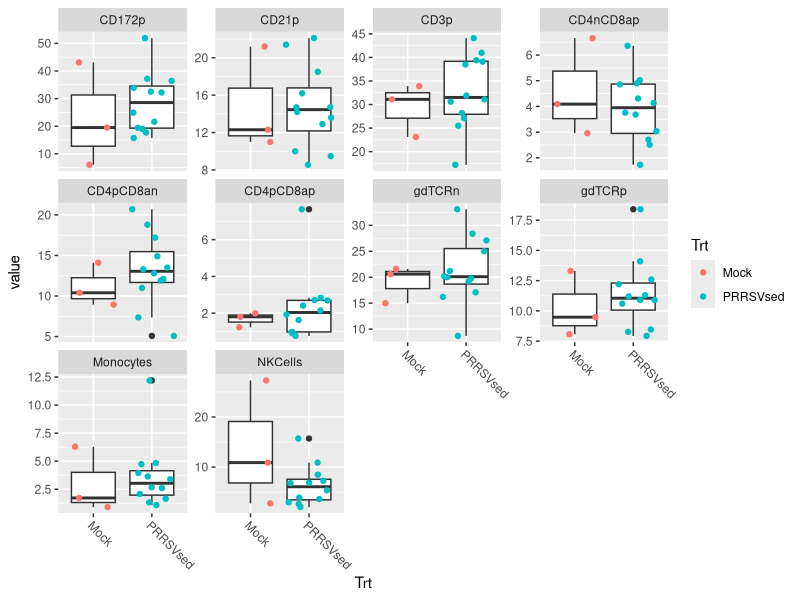
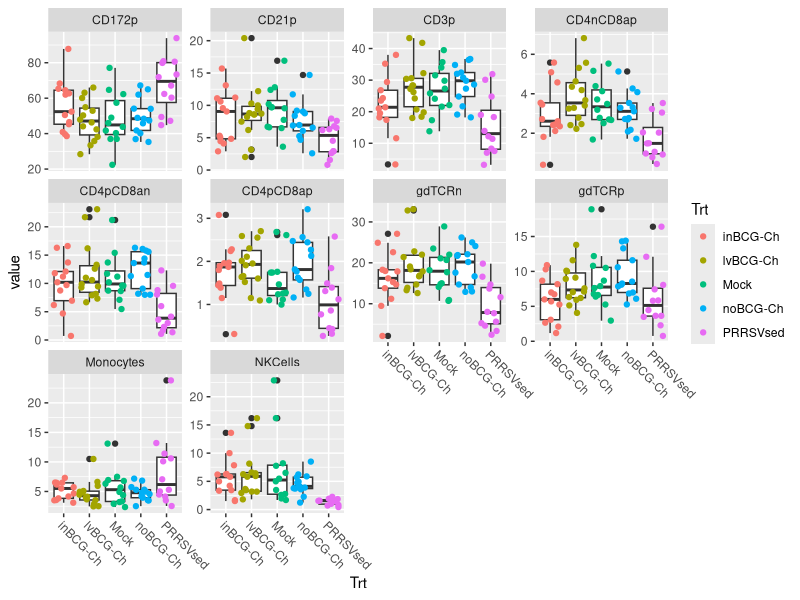
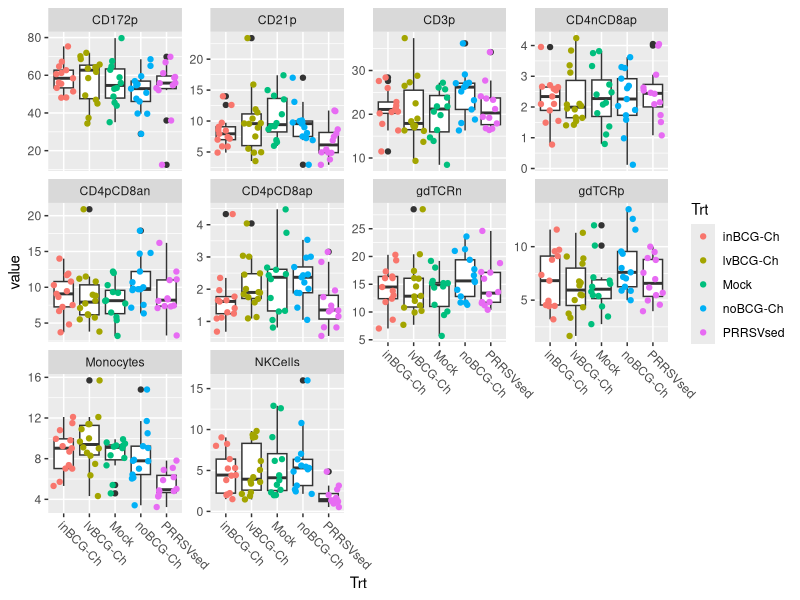
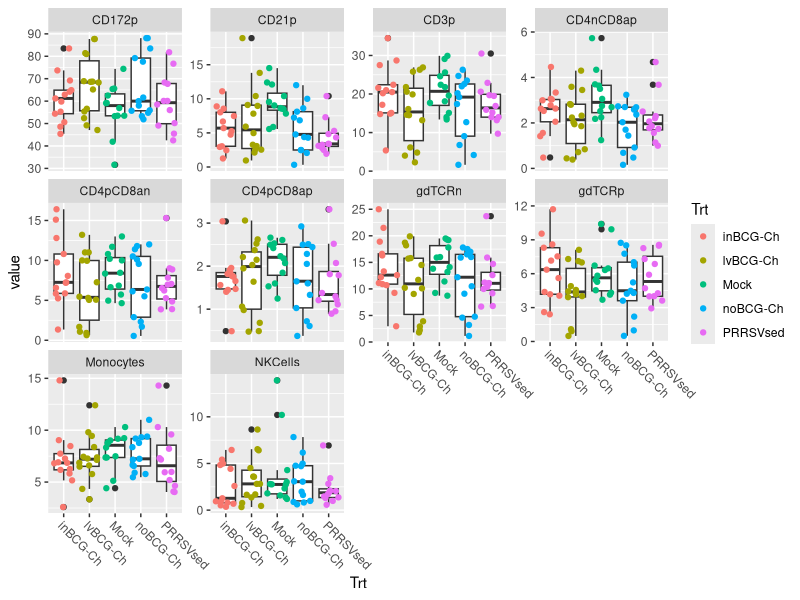
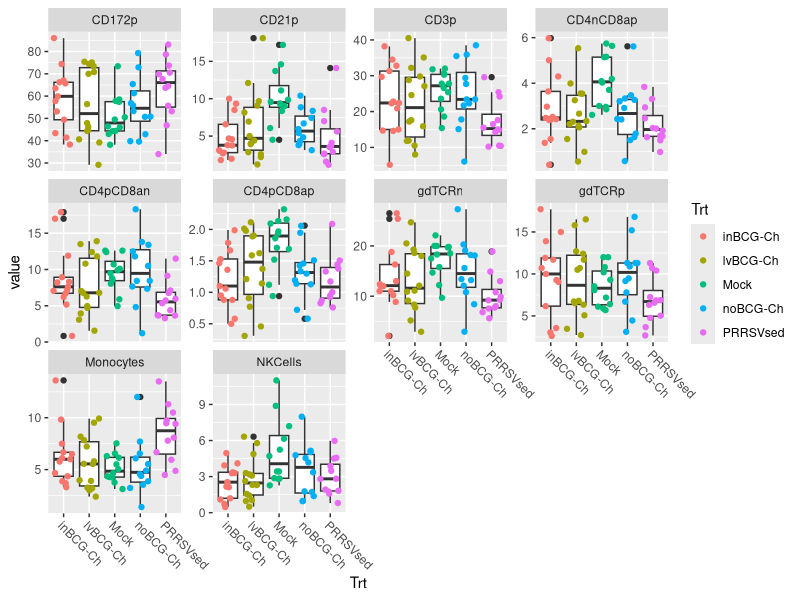
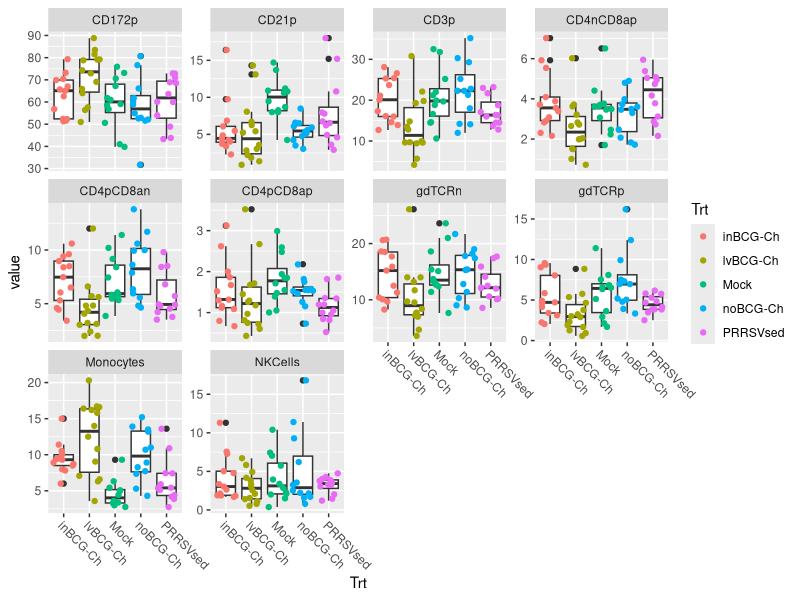
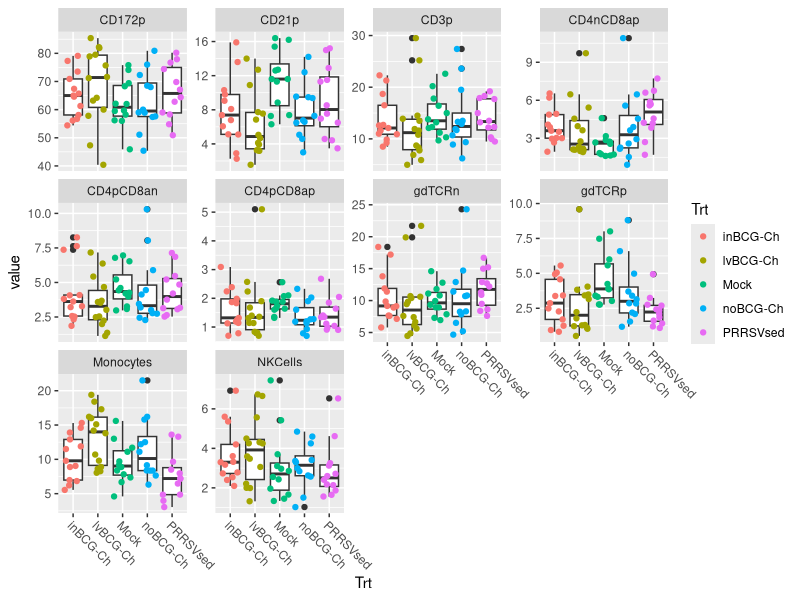
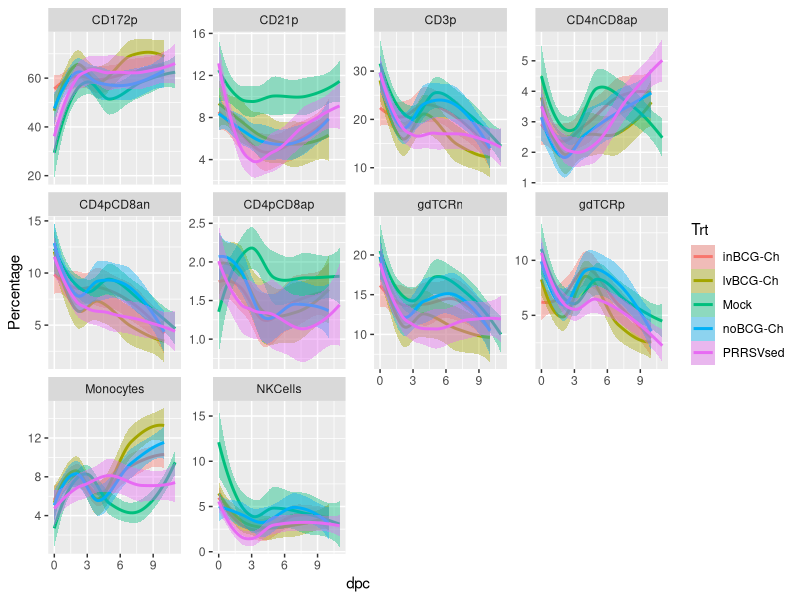

The R source for these figures, in order:
## code base is FS12


library(ggplot2)
library(tidyverse)
library(reshape2)

FS17 <- read.csv(file = "./data/FS17 Flow Results All.csv", header = T, stringsAsFactors = F)
head(FS17)

### select columns... ###

FS17_subset <- FS17[, c(2, 6:16)]
head(FS17_subset)

# Jules #

FS17_subset <- FS17 %>% select(-FlowID)

#
# FS17_long <- melt(FS17_subset, value.name = "PercentSingleCell")
# head(FS17_long)

## Maybe try this instead...
# keep as much metadata as possible. 
# the -c(1:6) is telling the gather function to not gather up the metadata
# or another way to think of it is to gather up everyhitng except for cols 1:6

FS17_long <- FS17_subset %>% gather(key='cell_type', value = 'value', -c(1:6))


FS17_plot_14Feb <- FS17_long %>% 
  filter(date == "14-Feb") %>% 
  ggplot(aes(x=Trt,y=value)) + 
  geom_boxplot() +
  geom_jitter(aes(color=Trt)) +
  theme(axis.text.x=element_text(angle = -45, hjust =0)) +
  facet_wrap( ~ cell_type, scales = "free_y")

FS17_plot_14Feb

ggsave("FS17_plot_14Feb.pdf", plot = FS17_plot_14Feb, width = 20, height = 20, path = "~/Desktop")

FS17_plot_15Feb <- FS17_long %>% 
  filter(date == "15-Feb") %>% 
  ggplot(aes(x=Trt,y=value)) + 
  geom_boxplot() +
  geom_jitter(aes(color=Trt)) +
  theme(axis.text.x=element_text(angle = -45, hjust =0)) +
  facet_wrap( ~ cell_type, scales = "free_y")
FS17_plot_15Feb
ggsave("FS17_plot_15Feb.pdf", plot = FS17_plot_15Feb, width = 20, height = 20, path = "~/Desktop")

FS17_plot_16Feb <- FS17_long %>% 
  filter(date == "16-Feb") %>% 
  ggplot(aes(x=Trt,y=value)) + 
  geom_boxplot() +
  geom_jitter(aes(color=Trt)) +
  theme(axis.text.x=element_text(angle = -45, hjust =0)) +
  facet_wrap( ~ cell_type, scales = "free_y")
FS17_plot_16Feb
ggsave("FS17_plot_16Feb.pdf", plot = FS17_plot_16Feb, width = 20, height = 20, path = "~/Desktop")

FS17_plot_17Feb <- FS17_long %>% 
  filter(date == "17-Feb") %>% 
  ggplot(aes(x=Trt,y=value)) + 
  geom_boxplot() +
  geom_jitter(aes(color=Trt)) +
  theme(axis.text.x=element_text(angle = -45, hjust =0)) +
  facet_wrap( ~ cell_type, scales = "free_y")
FS17_plot_17Feb
ggsave("FS17_plot_17Feb.pdf", plot = FS17_plot_17Feb, width = 20, height = 20, path = "~/Desktop")

FS17_plot_19Feb <- FS17_long %>% 
  filter(date == "19-Feb") %>% 
  ggplot(aes(x=Trt,y=value)) + 
  geom_boxplot() +
  geom_jitter(aes(color=Trt)) +
  theme(axis.text.x=element_text(angle = -45, hjust =0)) +
  facet_wrap( ~ cell_type, scales = "free_y")
FS17_plot_19Feb
ggsave("FS17_plot_19Feb.pdf", plot = FS17_plot_19Feb, width = 20, height = 20, path = "~/Desktop")

FS17_plot_22Feb <- FS17_long %>% 
  filter(date == "22-Feb") %>% 
  ggplot(aes(x=Trt,y=value)) + 
  geom_boxplot() +
  geom_jitter(aes(color=Trt)) +
  theme(axis.text.x=element_text(angle = -45, hjust =0)) +
  facet_wrap( ~ cell_type, scales = "free_y")
FS17_plot_22Feb
ggsave("FS17_plot_22Feb.pdf", plot = FS17_plot_22Feb, width = 20, height = 20, path = "~/Desktop")

FS17_plot_25Feb <- FS17_long %>% 
  filter(date == "25-Feb") %>% 
  ggplot(aes(x=Trt,y=value)) + 
  geom_boxplot() +
  geom_jitter(aes(color=Trt)) +
  theme(axis.text.x=element_text(angle = -45, hjust =0)) +
  facet_wrap( ~ cell_type, scales = "free_y")
FS17_plot_25Feb
ggsave("FS17_plot_25Feb.pdf", plot = FS17_plot_25Feb, width = 20, height = 20, path = "~/Desktop")




## the above graphs allow us to look at treatment groups for each day, but would like to follow
## individual pigs and treatment groups across time within the same graphs
## this webpage might be helpful... uses spaghettie plots for longitudinal data 
## https://stats.idre.ucla.edu/r/faq/how-can-i-visualize-longitudinal-data-in-ggplot2/
# setwd("~/Desktop/FS17 Flow FCS Files/")
library(tidyverse) ##tidyverse contains ggplot2, dplyr, tidr, readr
library(methods)

FS17 <- read.csv(file = "./data/FS17 Flow Results All.csv", header = T, stringsAsFactors = F)
head(FS17)


FS17 %>% select(-FlowID) %>% 
  gather(key = 'CellType', value = 'Percentage', -c(1:6)) %>% 
  ggplot(aes(dpc, Percentage)) +
  geom_smooth(method = 'loess', aes(fill = Trt, color=Trt)) +
  facet_wrap( ~ CellType, scales = "free_y")

# FS17[, c(-2, -3, -4, -17)] %>% ##removing unnecessary columns
#   gather(key = CellType, value = Percentage, CD3p:Monocytes) %>% ##moving to long format
#   ggplot(aes(dpc, Percentage)) +
#   geom_smooth(method = 'loess', aes(fill = Trt, color=Trt)) +
#   facet_wrap( ~ CellType, scales = "free_y") ## code isn't bad, gives you a decent graph


##attempting to look at individual pigs over time
FS17 %>% select(-FlowID) %>% 
  gather(key = 'CellType', value = 'Percentage', -c(1:6)) %>% ##moving to long format
  filter(Trt == "Mock") %>%
  ggplot(aes(dpc, Percentage)) +
  geom_line(aes(group = Pig, color=Pig)) +
  facet_wrap( ~ CellType, scales = "free_y")


##########


FS17 %>% select(-FlowID) %>% 
  gather(key = 'CellType', value = 'Percentage', -c(1:6)) %>%
  mutate(Pig = factor(Pig)) %>% 
  filter(Trt == "Mock") %>%
  ggplot(aes(dpc, Percentage)) +
  geom_line(aes(group = Pig, color=Pig)) +
  facet_wrap( ~ CellType, scales = "free_y")

  
